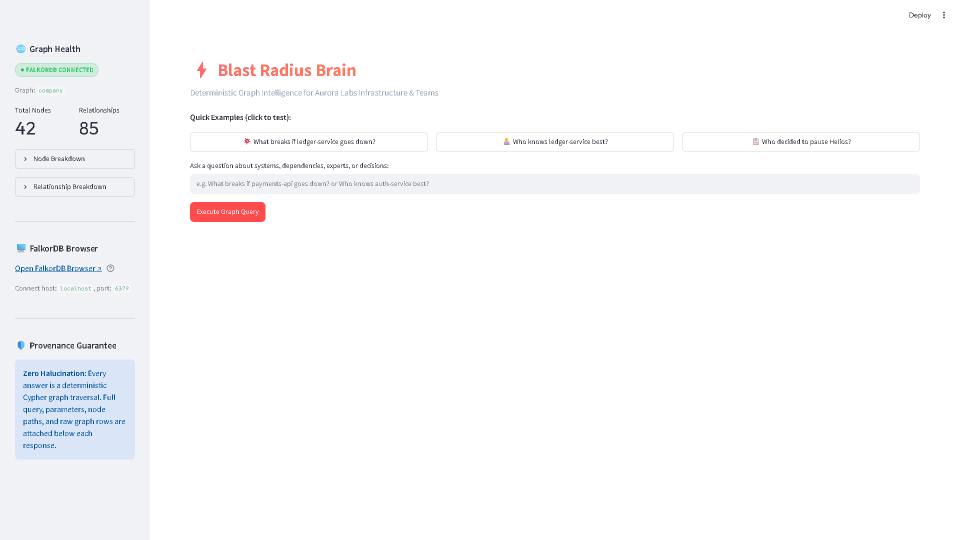
#> input picture capture/screenshots/01_home.png, 1920 x 1080 px (shown at 1/2 size)
$ python assemble_video.py
#> lines starting #> are read from the running program, lines starting #| are printed output that depends on the picture
#> in render_scene_images, s1 is the input picture: PIL image 1920x1080 RGB; mean R, G, B 250.1, 250.3, 251.4
"""
Video Assembly Pipeline for Blast Radius Brain Demo Video.
Builds all 9 scenes at 1080p 1920x1080 H.264 30fps with visual overlays,
concatenates them into demo_silent.mp4 (180s), and combines with voiceover.wav into demo.mp4.
"""

import os
import subprocess
from PIL import Image, ImageDraw, ImageFont

BASE_DIR = os.path.dirname(os.path.dirname(os.path.abspath(__file__)))
SCREENSHOTS_DIR = os.path.join(BASE_DIR, "capture", "screenshots")
SCENES_DIR = os.path.join(BASE_DIR, "capture", "scenes")
VIDEO_RAW_DIR = os.path.join(BASE_DIR, "capture", "video_raw")
VOICEOVER_WAV = os.path.join(BASE_DIR, "capture", "voiceover.wav")
CONCAT_TXT = os.path.join(BASE_DIR, "capture", "concat.txt")
SILENT_MP4 = os.path.join(BASE_DIR, "capture", "demo_silent.mp4")
FINAL_MP4 = os.path.join(BASE_DIR, "capture", "demo.mp4")
THUMBNAIL_PNG = os.path.join(BASE_DIR, "capture", "demo_thumbnail.png")

os.makedirs(SCENES_DIR, exist_ok=True)


def get_font(size, bold=False):
    try:
        if bold:
            return ImageFont.truetype("arialbd.ttf", size)
        return ImageFont.truetype("arial.ttf", size)
    except Exception:
        try:
            return ImageFont.truetype("consola.ttf", size)
        except Exception:
            return ImageFont.load_default()


def add_banner(img, text, pos="top", bg="#0F172ACC", border="#38BDF8", text_color="#F8FAFC"):
#> called with pos = 'top', bg = '#0F172ACC', border = '#EF4444', text_color = '#F8FAFC'
    W, H = img.size
#> W = 1920; H = 1080
    overlay = Image.new("RGBA", (W, H), (0, 0, 0, 0))
#> overlay: PIL image 1920x1080 RGBA; every value is 0
    draw = ImageDraw.Draw(overlay)
    font = get_font(24, bold=True)

    pad_y = 18
    banner_h = 70
    y1 = 30 if pos == "top" else (H - 30 - banner_h)
#> y1 = 30
    y2 = y1 + banner_h
#> y2 = 100

    # Rounded badge in center
    bbox = draw.textbbox((0, 0), text, font=font)
#> bbox = (0, 5, 867, 28)
    tw = bbox[2] - bbox[0]
#> tw = 867
    bx1 = max(40, (W - tw) // 2 - 30)
#> bx1 = 496
    bx2 = min(W - 40, (W + tw) // 2 + 30)
#> bx2 = 1423

    draw.rounded_rectangle([bx1, y1, bx2, y2], radius=12, fill=bg, outline=border, width=2)
    draw.text((W // 2, (y1 + y2) // 2), text, fill=text_color, font=font, anchor="mm")

    return Image.alpha_composite(img.convert("RGBA"), overlay).convert("RGB")


def add_callout_box(img, rect, label, color="#FF6B6B"):
    W, H = img.size
    overlay = Image.new("RGBA", (W, H), (0, 0, 0, 0))
    draw = ImageDraw.Draw(overlay)

    x1, y1, x2, y2 = rect
    draw.rounded_rectangle([x1, y1, x2, y2], radius=10, outline=color, width=4)

    if label:
        font = get_font(18, bold=True)
        bbox = draw.textbbox((0, 0), label, font=font)
        tw = bbox[2] - bbox[0]
        th = bbox[3] - bbox[1]
        bx1 = x1
        by1 = max(10, y1 - th - 16)
        bx2 = x1 + tw + 20
        by2 = y1
        draw.rounded_rectangle([bx1, by1, bx2, by2], radius=6, fill=color)
        draw.text(((bx1 + bx2) // 2, (by1 + by2) // 2), label, fill="#0F172A", font=font, anchor="mm")

    return Image.alpha_composite(img.convert("RGBA"), overlay).convert("RGB")


def render_scene_images():
    print("Preparing 9 enhanced scene source frames...")

    # Scene 1: Home (15s)
    s1 = Image.open(os.path.join(SCREENSHOTS_DIR, "01_home.png")).crop((0, 0, 1920, 1080))
    s1 = add_banner(s1, "Vector RAG gives you similar documents. It cannot tell you what breaks.", pos="top", border="#EF4444")
    s1.save(os.path.join(SCENES_DIR, "frame_01.png"))

    # Scene 2: Blast Radius Hero (35s) - Path Chips highlighted
    s2 = Image.open(os.path.join(SCREENSHOTS_DIR, "02_blast_radius.png")).crop((0, 0, 1920, 1080))
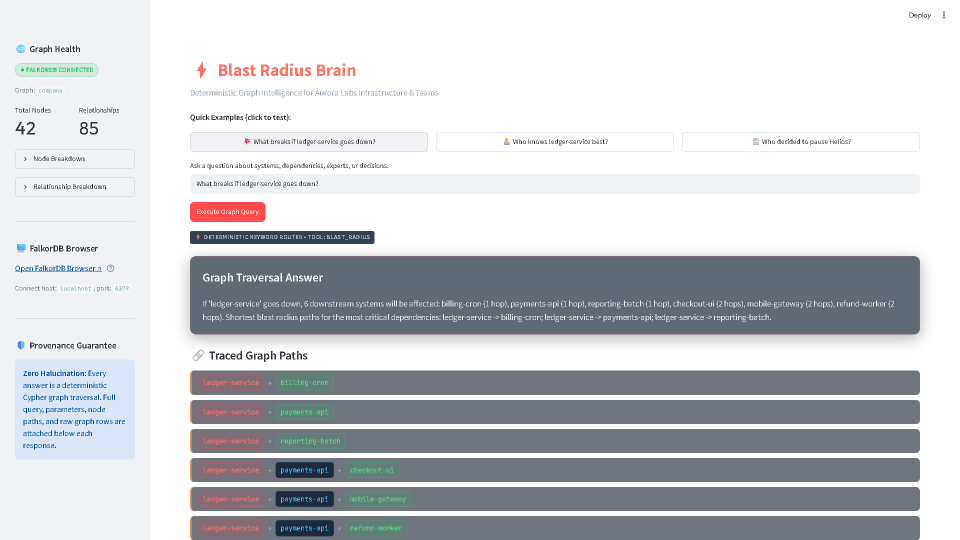
#> input picture capture/screenshots/02_blast_radius.png, 1920 x 1080 px (shown at 1/2 size)
#> s2 is the input picture: PIL image 1920x1080 RGB; mean R, G, B 202, 204, 208.5
    # Highlight path chips & answer
    s2 = add_callout_box(s2, [360, 240, 1850, 430], "TRAVERSED PATH CHIPS (Variable-Length Graph Walk)", color="#FF8E53")
#> in add_callout_box, `bbox = draw.textbbox((0, 0), label, font=font)`: bbox = (-1, 3, 488, 21)
#> in add_callout_box, `tw = bbox[2] - bbox[0]`: tw = 489
#> in add_callout_box, `th = bbox[3] - bbox[1]`: th = 18
#> in add_callout_box, `by1 = max(10, y1 - th - 16)`: by1 = 206
#> in add_callout_box, `bx2 = x1 + tw + 20`: bx2 = 869
    s2 = add_banner(s2, "Deterministic Multi-Hop Traversal: payments-api (1 hop) -> checkout-ui (2 hops)", pos="top", border="#FF8E53")
    s2.save(os.path.join(SCENES_DIR, "frame_02.png"))

    # Scene 3: Cypher Proof (15s) - Zoomed / Focus on Cypher & params
    s3 = Image.open(os.path.join(SCREENSHOTS_DIR, "02_blast_radius.png"))
    # Crop around Cypher query section
    cypher_crop = s3.crop((360, 410, 1860, 960)).resize((1920, 1080), Image.Resampling.LANCZOS)
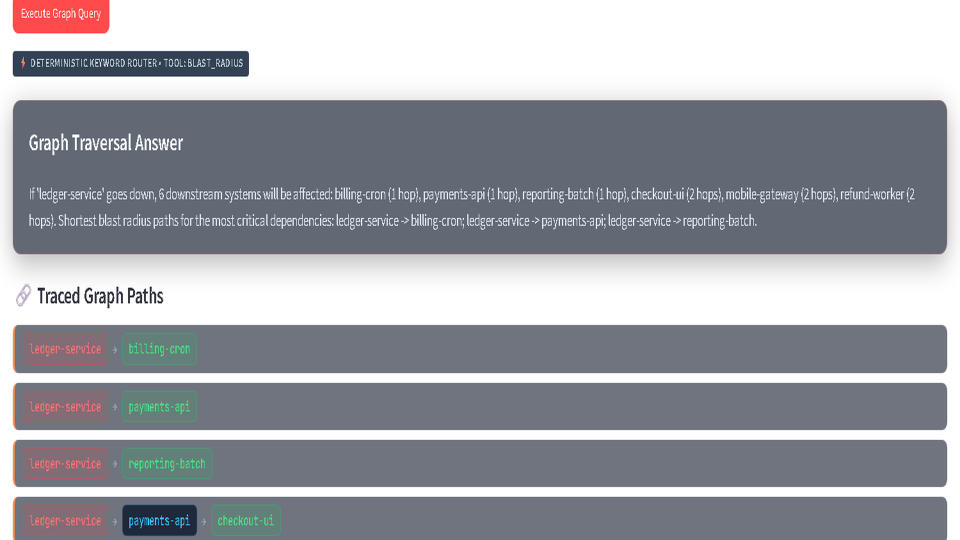
#> cypher_crop: PIL image 1920x1080 RGB (shown at 1/2 size); mean R, G, B 160.1, 162.8, 169.4
    s3_out = add_banner(cypher_crop, "The answer is a traversal — not a similarity search.", pos="bottom", border="#38BDF8")
    s3_out.save(os.path.join(SCENES_DIR, "frame_03.png"))

    # Scene 4: Expert Finder (20s) - Maya Chen Highlighted
    s4 = Image.open(os.path.join(SCREENSHOTS_DIR, "03_expert_finder.png")).crop((0, 0, 1920, 1080))
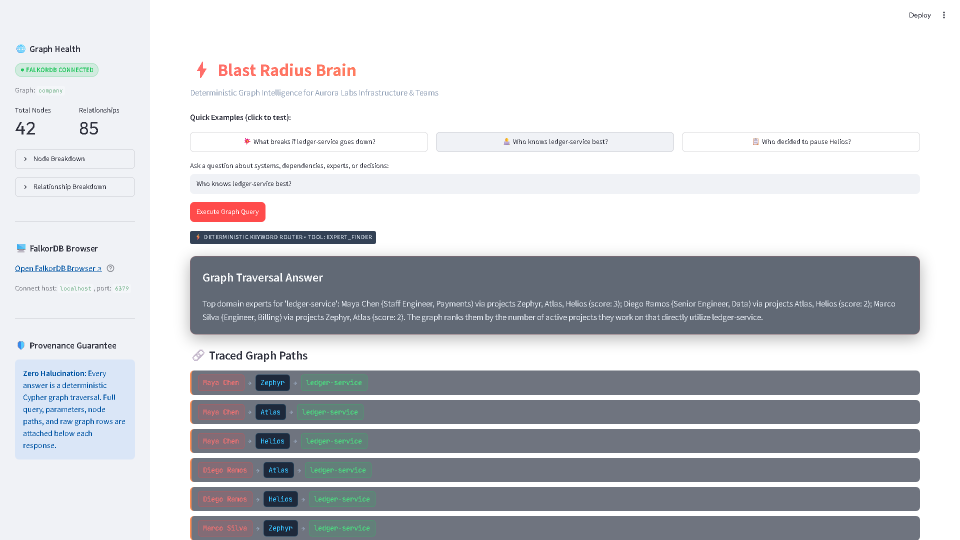
#> input picture capture/screenshots/03_expert_finder.png, 1920 x 1080 px (shown at 1/2 size)
#> s4 is the input picture: PIL image 1920x1080 RGB; mean R, G, B 201.8, 204, 208.5
    s4 = add_callout_box(s4, [360, 220, 1850, 480], "RANKED DOMAIN EXPERT: Maya Chen (Helios, Atlas, Zephyr | Score: 3)", color="#818CF8")
    s4 = add_banner(s4, "Graph Join: (Person)-[:WORKS_ON]->(Project)-[:USES]->(System)", pos="top", border="#818CF8")
    s4.save(os.path.join(SCENES_DIR, "frame_04.png"))

    # Scene 5: Decision Provenance (20s) - Decision trace highlighted
    s5 = Image.open(os.path.join(SCREENSHOTS_DIR, "04_decision.png")).crop((0, 0, 1920, 1080))
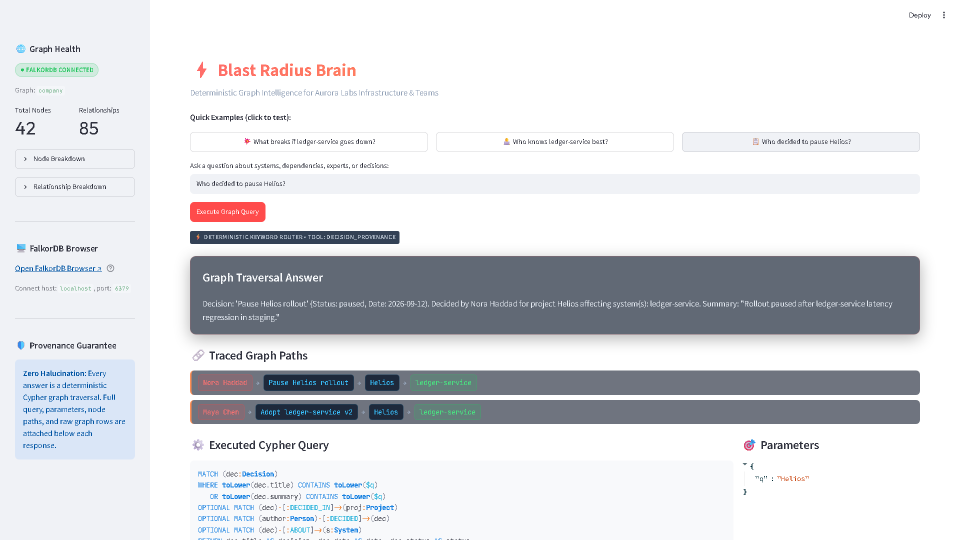
#> input picture capture/screenshots/04_decision.png, 1920 x 1080 px (shown at 1/2 size)
#> s5 is the input picture: PIL image 1920x1080 RGB; mean R, G, B 219.2, 221.1, 224.8
    s5 = add_callout_box(s5, [360, 220, 1850, 450], "PROVENANCE AUDIT: Nora Haddad -> Pause Helios rollout -> ledger-service regression", color="#F472B6")
    s5 = add_banner(s5, "Auditable Governance: Decision -> Decided By -> Project -> System", pos="top", border="#F472B6")
    s5.save(os.path.join(SCENES_DIR, "frame_05.png"))

    # Scene 6: Honest Unknown (15s) - Project Phoenix
    s6 = Image.open(os.path.join(SCREENSHOTS_DIR, "05_honest_unknown.png")).crop((0, 0, 1920, 1080))
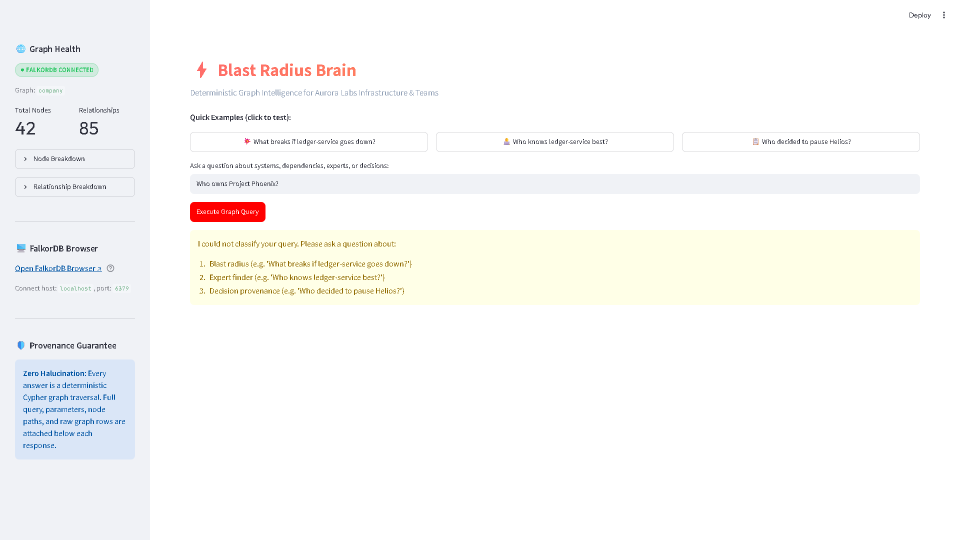
#> input picture capture/screenshots/05_honest_unknown.png, 1920 x 1080 px (shown at 1/2 size)
#> s6 is the input picture: PIL image 1920x1080 RGB; mean R, G, B 249.9, 249.8, 248.2
    s6 = add_callout_box(s6, [360, 220, 1850, 360], "HONEST EVIDENCE LAYER: Entity Not In Graph -> Rejects Guesswork", color="#10B981")
#> call 4 of add_callout_box, with color = '#10B981'
#> in add_callout_box (call 4), `bbox = draw.textbbox((0, 0), label, font=font)`: bbox = (0, 3, 622, 21)
#> in add_callout_box (call 4), `tw = bbox[2] - bbox[0]`: tw = 622
#> in add_callout_box (call 4), `bx2 = x1 + tw + 20`: bx2 = 1002
#> in add_callout_box (call 4), `return Image.alpha_composite(img.convert("RGBA"), overlay).convert("RG..`:
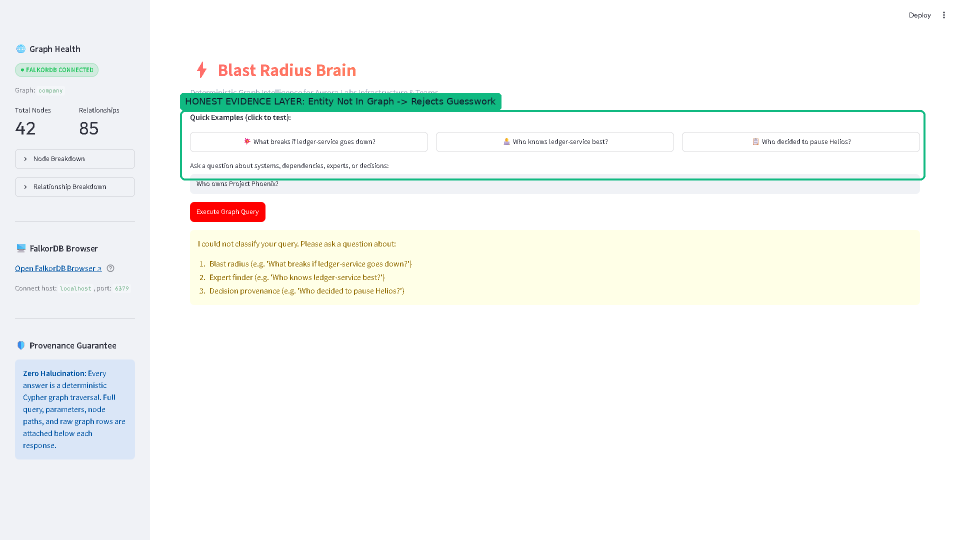
#> returned value: PIL image 1920x1080 RGB (shown at 1/2 size); mean R, G, B 246, 248.5, 246
    s6 = add_banner(s6, "When the graph doesn't have it, the agent says so. Zero hallucination.", pos="bottom", border="#10B981")
#> in add_banner (call 6), `bbox = draw.textbbox((0, 0), text, font=font)`: bbox = (0, 5, 848, 28)
#> in add_banner (call 6), `tw = bbox[2] - bbox[0]`: tw = 848
#> in add_banner (call 6), `bx1 = max(40, (W - tw) // 2 - 30)`: bx1 = 506
#> in add_banner (call 6), `bx2 = min(W - 40, (W + tw) // 2 + 30)`: bx2 = 1414
#> in add_banner (call 6), `return Image.alpha_composite(img.convert("RGBA"), overlay).convert("RG..`:
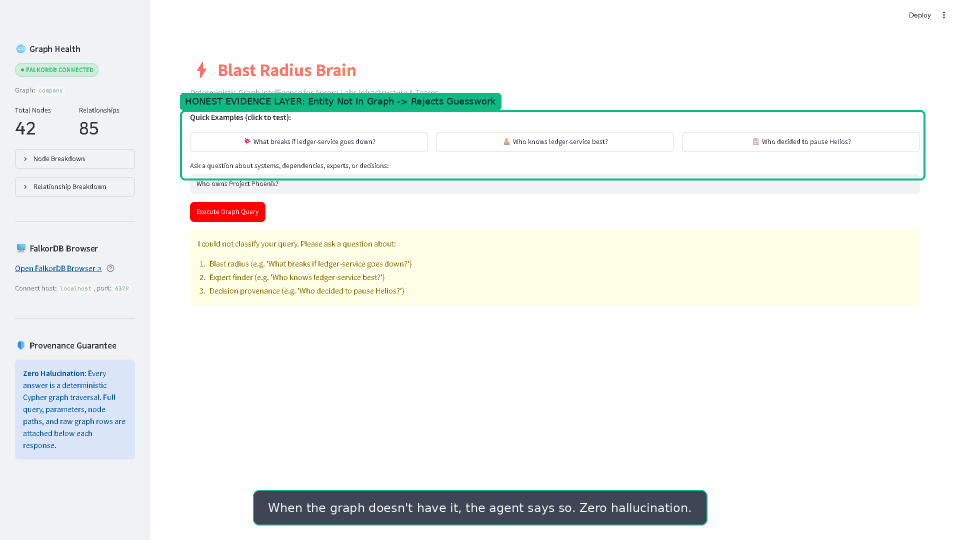
#> returned value: PIL image 1920x1080 RGB (shown at 1/2 size); mean R, G, B 240.2, 243.2, 241.1
    s6.save(os.path.join(SCENES_DIR, "frame_06.png"))

    # Scene 7a & 7b: FalkorDB Browser (30s = 15s all nodes + 15s blast radius subgraph)
#> (the run stopped early here; a loop or call above may not have finished)
